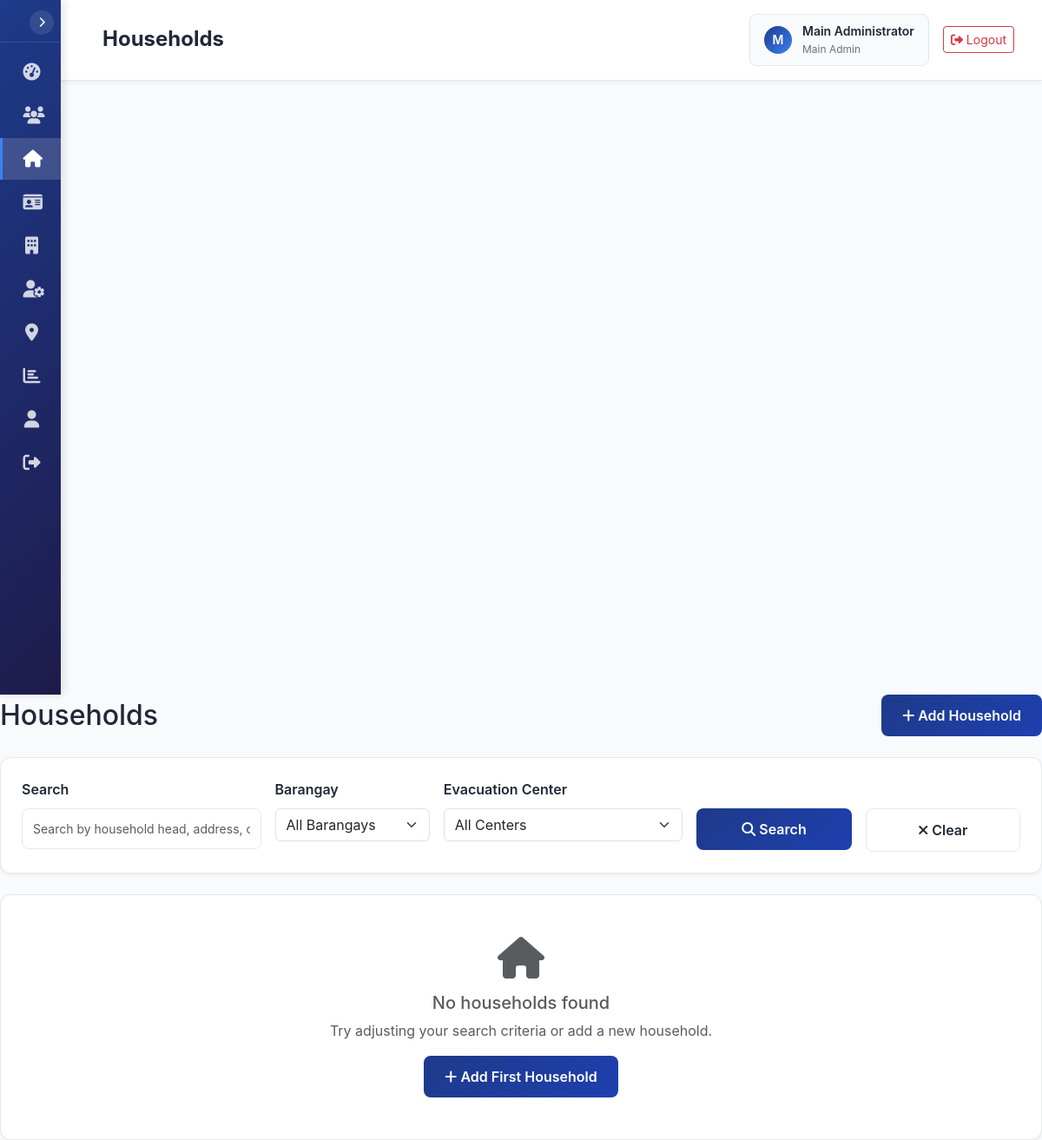
The app's page /households.php (signed in) with its own data.
### tables this page shows
CREATE TABLE IF NOT EXISTS `users` (
    `id` INT(11) NOT NULL AUTO_INCREMENT,
    `username` VARCHAR(50) NOT NULL UNIQUE,
    `password` VARCHAR(255) NOT NULL,
    `full_name` VARCHAR(100) NOT NULL,
    `email` VARCHAR(100) UNIQUE,
    `role` ENUM('main_admin', 'admin', 'staff') NOT NULL DEFAULT 'staff',
    `barangay_id` INT(11) NULL,
    `is_active` TINYINT(1) NOT NULL DEFAULT 1,
    `last_login` DATETIME NULL,
    `created_at` TIMESTAMP DEFAULT CURRENT_TIMESTAMP,
    `updated_at` TIMESTAMP DEFAULT CURRENT_TIMESTAMP ON UPDATE CURRENT_TIMESTAMP,
    PRIMARY KEY (`id`),
    INDEX `idx_username` (`username`),
    INDEX `idx_role` (`role`),
    INDEX `idx_barangay_id` (`barangay_id`),
    INDEX `idx_is_active` (`is_active`)
);

### Controller.php (called while the page is built, shortened)
<?php
abstract class Controller {
    public function __construct() {
        $this->userModel = new User();
        $this->user = $this->userModel->getUserWithBarangay($_SESSION['user_id']);
    }
    protected function render($view, $data = []) {
        extract($data);
        $viewPath = APP_ROOT . "/views/{$view}.php";
        if (file_exists($viewPath)) {
            require_once $viewPath;
        } else {
            throw new Exception("View {$view} not found");
        }
    }
    protected function getPaginationData($currentPage, $totalItems, $itemsPerPage = ITEMS_PER_PAGE) {
        $totalPages = ceil($totalItems / $itemsPerPage);
        $currentPage = max(1, min($currentPage, $totalPages));
        return [
            'current_page' => $currentPage,
            'total_pages' => $totalPages,
            'total_items' => $totalItems,
            'items_per_page' => $itemsPerPage,
            'offset' => ($currentPage - 1) * $itemsPerPage,
            'has_previous' => $currentPage > 1,
            'has_next' => $currentPage < $totalPages,
            'previous_page' => $currentPage - 1,
            'next_page' => $currentPage + 1
        ];
    }
}
?>

### controllers/HouseholdController.php (called while the page is built, shortened)
<?php
require_once 'config/config.php';
class HouseholdController extends Controller {
    public function index() {
        $barangayId = $this->getBarangayFilter();
        $page = $_GET['page'] ?? 1;
        $search = $_GET['search'] ?? '';
        $evacuationCenter = $_GET['evacuation_center'] ?? '';
        $householdModel = new Household();
        $filters = [
            'barangay_id' => $barangayId,
            'search' => $search,
            'evacuation_center' => $evacuationCenter
        ];
        $households = $householdModel->getHouseholdsWithPagination($page, ITEMS_PER_PAGE, $filters);
        $totalHouseholds = $householdModel->countHouseholds($filters);
        $pagination = $this->getPaginationData($page, $totalHouseholds);
        $evacuationCenters = $householdModel->getEvacuationCentersByBarangay($barangayId);
        $barangays = [];
        if (isMainAdmin()) {
            $barangayModel = new Barangay();
            $barangays = $barangayModel->getAllBarangays();
        }
        $this->render('households/index', [
            'pageTitle' => 'Households',
            'currentPage' => 'households',
            'user' => $this->user,
            'households' => $households,
            'pagination' => $pagination,
            'filters' => $filters,
            'evacuationCenters' => $evacuationCenters,
            'barangays' => $barangays
        ]);
    }
}

### models/Model.php (called while the page is built, shortened)
<?php
abstract class Model {
    protected $db;
    public function __construct() {
        $this->db = Database::getInstance();
    }
    public function queryFirst($sql, $params = []) {
        $conn = $this->db->getConnection();
        $stmt = $conn->prepare($sql);
        foreach ($params as $key => $value) {
            $stmt->bindValue(":{$key}", $value);
        }
        $stmt->execute();
        return $stmt->fetch();
    }
}
?>

### models/Household.php (called while the page is built, shortened)
<?php
class Household extends Model {
    public function countHouseholds($filters = []) {
        $params = [];
        $whereClause = '';
        $sql = "SELECT COUNT(*) as count FROM households {$whereClause}";
        $result = $this->queryFirst($sql, $params);
        return $result['count'] ?? 0;
    }
}
?>

### config/config.php (called while the page is built, shortened)
<?php
function getUserRole() {
    return $_SESSION['user_role'] ?? null;
}
function isMainAdmin() {
    return getUserRole() === 'main_admin';
}
?>

### models/User.php (called while the page is built, shortened)
<?php
class User extends Model {
    public function getUserWithBarangay($userId) {
        $sql = "SELECT u.*, b.name as barangay_name, b.code as barangay_code
                FROM users u
                LEFT JOIN barangays b ON u.barangay_id = b.id
                WHERE u.id = :id";
        return $this->queryFirst($sql, ['id' => $userId]);
    }
}
?>

### views/households/index.php (the view, shortened to what this page needs)
<?php
require_once 'views/layouts/main.php';
?>
<div class="d-flex justify-content-between align-items-center mb-4">
    <h2 class="mb-0">Households</h2>
    <a href="households.php?action=add" class="btn btn-primary">
        <i class="fas fa-plus"></i> Add Household
    </a>
</div>
<div class="card mb-4">
    <div class="card-body">
        <form method="GET" action="households.php" class="row g-3">
            <div class="col-md-3">
                <label for="search" class="form-label">Search</label>
                <input type="text" class="form-control" id="search" name="search"
                       value="<?= htmlspecialchars($filters['search']) ?>"
                       placeholder="Search by household head, address, or control number">
            </div>
            <?php if (isMainAdmin() && !empty($barangays)): ?>
            <div class="col-md-2">
                <label for="barangay_id" class="form-label">Barangay</label>
                <select class="form-select" id="barangay_id" name="barangay_id">
                    <option value="">All Barangays</option>
                </select>
            </div>
            <?php endif; ?>
            <div class="col-md-3">
                <label for="evacuation_center" class="form-label">Evacuation Center</label>
                <select class="form-select" id="evacuation_center" name="evacuation_center">
                    <option value="">All Centers</option>
                </select>
            </div>
            <div class="col-md-2">
                <label class="form-label">&nbsp;</label>
                <button type="submit" class="btn btn-primary w-100">
                    <i class="fas fa-search"></i> Search
                </button>
            </div>
            <div class="col-md-2">
                <label class="form-label">&nbsp;</label>
                <a href="households.php" class="btn btn-secondary w-100">
                    <i class="fas fa-times"></i> Clear
                </a>
            </div>
        </form>
    </div>
</div>
<div class="card">
    <div class="card-body">
        <?php if (empty($households)): ?>
            <div class="text-center py-4">
                <i class="fas fa-home fa-3x text-muted mb-3"></i>
                <h5 class="text-muted">No households found</h5>
                <p class="text-muted">Try adjusting your search criteria or add a new household.</p>
                <a href="households.php?action=add" class="btn btn-primary">
                    <i class="fas fa-plus"></i> Add First Household
                </a>
            </div>
        <?php endif; ?>
    </div>
</div>

### views/layouts/main.php (shortened to what this page needs)
<!DOCTYPE html>
<html lang="en">
<head>
    <link href="https://cdn.jsdelivr.net/npm/bootstrap@5.3.0/dist/css/bootstrap.min.css" rel="stylesheet">
    <link rel="stylesheet" href="https://cdnjs.cloudflare.com/ajax/libs/font-awesome/6.4.0/css/all.min.css">
</head>
<body>
    <nav class="sidebar" id="sidebar">
        <div class="sidebar-header">
            <button class="sidebar-toggle-btn" id="sidebarToggleBtn">
                <i class="fas fa-chevron-right"></i>
            </button>
        </div>
        <div class="sidebar-nav">
            <div class="nav-item">
                <a href="dashboard.php" class="nav-link <?= $currentPage === 'dashboard' ? 'active' : '' ?>">
                    <i class="fas fa-tachometer-alt"></i>
                </a>
            </div>
            <div class="nav-item">
                <a href="residents.php" class="nav-link <?= $currentPage === 'residents' ? 'active' : '' ?>">
                    <i class="fas fa-users"></i>
                </a>
            </div>
            <div class="nav-item">
                <a href="households.php" class="nav-link <?= $currentPage === 'households' ? 'active' : '' ?>">
                    <i class="fas fa-home"></i>
                </a>
            </div>
            <div class="nav-item">
                <a href="id-cards.php" class="nav-link <?= $currentPage === 'id-cards' ? 'active' : '' ?>">
                    <i class="fas fa-id-card"></i>
                </a>
            </div>
            <div class="nav-item">
                <a href="evacuation-centers.php" class="nav-link <?= $currentPage === 'evacuation-centers' ? 'active' : '' ?>">
                    <i class="fas fa-building"></i>
                </a>
            </div>
            <?php if (isMainAdmin()): ?>
            <div class="nav-item">
                <a href="users.php" class="nav-link <?= $currentPage === 'users' ? 'active' : '' ?>">
                    <i class="fas fa-user-cog"></i>
                </a>
            </div>
            <div class="nav-item">
                <a href="barangays.php" class="nav-link <?= $currentPage === 'barangays' ? 'active' : '' ?>">
                    <i class="fas fa-map-marker-alt"></i>
                </a>
            </div>
            <?php endif; ?>
            <div class="nav-item">
                <a href="reports.php" class="nav-link <?= $currentPage === 'reports' ? 'active' : '' ?>">
                    <i class="fas fa-chart-bar"></i>
                </a>
            </div>
            <div class="nav-item">
                <a href="profile.php" class="nav-link <?= $currentPage === 'profile' ? 'active' : '' ?>">
                    <i class="fas fa-user"></i>
                </a>
            </div>
            <div class="nav-item">
                <a href="logout.php" class="nav-link">
                    <i class="fas fa-sign-out-alt"></i>
                </a>
            </div>
        </div>
    </nav>
    <div class="main-content">
        <div class="top-nav">
            <div class="top-nav-left">
                <h1 class="page-title"><?= $pageTitle ?? 'Dashboard' ?></h1>
            </div>
            <div class="top-nav-right">
                <div class="user-info">
                    <div class="user-avatar">
                        <?= strtoupper(substr($user['full_name'], 0, 1)) ?>
                    </div>
                    <div class="user-details">
                        <div class="user-name"><?= $user['full_name'] ?></div>
                        <div class="user-role"><?= str_replace('_', ' ', $user['role']) ?></div>
                    </div>
                </div>
                <a href="logout.php" class="btn btn-outline-danger btn-sm">
                    <i class="fas fa-sign-out-alt"></i> Logout
                </a>
            </div>
        </div>
        <div class="content">
        </div>
    </div>
</body>
</html>

### views/layouts/main.php (style rules this page uses)
:root { --primary-blue: #1e3a8a; --secondary-blue: #1e40af; --dark-blue: #1e1b4b; --accent-blue: #3b82f6; --text-dark: #1f2937; --text-light: #6b7280; --bg-light: #f8fafc; --border-color: #e5e7eb; --success-color: #059669; --warning-color: #d97706; --danger-color: #dc2626; }
* { margin: 0; padding: 0; box-sizing: border-box; }
body { font-family: 'Inter', -apple-system, BlinkMacSystemFont, 'Segoe UI', Roboto, sans-serif; background-color: var(--bg-light); color: var(--text-dark); line-height: 1.6; }
.sidebar { background: linear-gradient(135deg, var(--primary-blue) 0%, var(--dark-blue) 100%); min-height: 100vh; width: 70px; position: fixed; left: 0; top: 0; z-index: 1000; transition: all 0.3s ease; box-shadow: 4px 0 10px rgba(0, 0, 0, 0.1); overflow: hidden; }
.sidebar .nav-link { justify-content: center; padding: 0.875rem; white-space: nowrap; }
.sidebar .nav-link i { margin-right: 0; font-size: 1.25rem; }
.sidebar .nav-link.active { background-color: rgba(255, 255, 255, 0.15); color: white; }
.sidebar-header { padding: 1.5rem 1rem; border-bottom: 1px solid rgba(255, 255, 255, 0.1); position: relative; text-align: center; }
.sidebar-toggle-btn { position: absolute; top: 0.75rem; right: 0.5rem; background: rgba(255, 255, 255, 0.1); border: none; color: white; width: 28px; height: 28px; border-radius: 50%; display: flex; align-items: center; justify-content: center; cursor: pointer; transition: all 0.3s ease; font-size: 0.75rem; }
.sidebar-nav { padding: 0.5rem 0; overflow-y: auto; max-height: calc(100vh - 120px); }
.nav-item { margin: 0.125rem 0; }
.nav-link { display: flex; align-items: center; padding: 0.75rem 1rem; color: rgba(255, 255, 255, 0.8); text-decoration: none; transition: all 0.3s ease; border-left: 3px solid transparent; white-space: nowrap; font-size: 0.875rem; }
.nav-link.active { background-color: rgba(255, 255, 255, 0.15); color: white; border-left-color: var(--accent-blue); }
.nav-link i { width: 20px; margin-right: 0.75rem; font-size: 1rem; text-align: center; }
.main-content { margin-left: 70px; min-height: 100vh; transition: margin-left 0.3s ease; display: flex; flex-direction: column; }
.top-nav { background: white; padding: 1rem 2rem; border-bottom: 1px solid var(--border-color); display: flex; justify-content: space-between; align-items: center; box-shadow: 0 2px 4px rgba(0, 0, 0, 0.05); flex-shrink: 0; }
.top-nav-left { display: flex; align-items: center; }
.page-title { font-size: 1.5rem; font-weight: 700; color: var(--text-dark); margin: 0 0 0 1rem; }
.top-nav-right { display: flex; align-items: center; gap: 1rem; }
.user-info { display: flex; align-items: center; gap: 0.75rem; padding: 0.5rem 1rem; background-color: var(--bg-light); border-radius: 0.5rem; border: 1px solid var(--border-color); }
.user-avatar { width: 32px; height: 32px; background: linear-gradient(135deg, var(--primary-blue), var(--accent-blue)); border-radius: 50%; display: flex; align-items: center; justify-content: center; color: white; font-weight: 600; font-size: 0.875rem; }
.user-details { display: flex; flex-direction: column; }
.user-name { font-weight: 600; font-size: 0.875rem; color: var(--text-dark); }
.user-role { font-size: 0.75rem; color: var(--text-light); text-transform: capitalize; }
.content { padding: 2rem; flex-grow: 1; overflow-y: auto; min-height: 0; }
.card { background: white; border: 1px solid var(--border-color); border-radius: 0.75rem; box-shadow: 0 2px 4px rgba(0, 0, 0, 0.05); transition: box-shadow 0.3s ease; }
.card-body { padding: 1.5rem; }
.btn-primary { background: linear-gradient(135deg, var(--primary-blue), var(--secondary-blue)); border: none; border-radius: 0.5rem; padding: 0.75rem 1.5rem; font-weight: 600; transition: all 0.3s ease; }
.btn-secondary { background: white; border: 1px solid var(--border-color); color: var(--text-dark); border-radius: 0.5rem; padding: 0.75rem 1.5rem; font-weight: 600; transition: all 0.3s ease; }
.form-control { border: 1px solid var(--border-color); border-radius: 0.5rem; padding: 0.75rem; font-size: 0.875rem; transition: border-color 0.3s ease; }
.form-label { font-weight: 600; color: var(--text-dark); margin-bottom: 0.5rem; }
@media (min-width: 769px) { .sidebar { width: 70px; } }
@media (min-width: 769px) { .main-content { margin-left: 70px; } }

### records on screen
users: full_name "M", full_name "Main Administrator", role "Main Admin"

### other values on screen
$pageTitle "Households"
